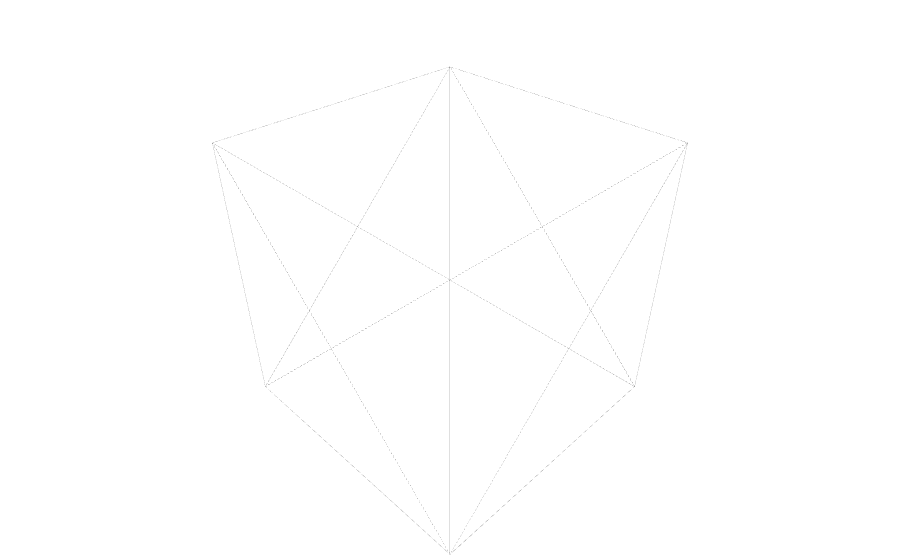

Source (notebook cell):
### Markdown cell above
Implement the `get_halfedges()` function in `mesh.py`to get half edges of a face.

It can be tested with the code of the next cell.

### Code cell
# 3D cube 
fig = display_wireframe("models3D/cube4.obj")
mesh_cube = create_half_edge_mesh("models3D/cube4.obj")

list_he = get_halfedges(mesh_cube.faces[0])
# Display the halfedges
start_point_list = [[he.opposite.vertex.x,he.opposite.vertex.y,he.opposite.vertex.z] for he in list_he]
end_point_list = [[he.vertex.x,he.vertex.y,he.vertex.z] for he in list_he]
fig2 = print_half_edge(start_point_list, end_point_list)
fig.add_traces(fig2.data)
fig.show()

### Figure 1 — Plotly figure (JSON) as saved in the notebook; plotly's stock layout.template omitted (floating-point values rounded to 4 significant figures)
{"data": [{"line": {"color": "black", "width": 0.2}, "mode": "lines", "name": "wireframe", "type": "scatter3d", "x": [1, 1, null, 1, -1, null, 1, -1, null, 1, -1, null, 1, -1, null, 1, 1, null, -1, -1, null, -1, -1, null, 1, -1, null, 1, 1, null, -1, -1, null, 1, 1, null, -1, -1, null, 1, -1, null, 1, -1, null, 1, -1, null, 1, 1, null, -1, -1, null], "y": [1, -1, null, 1, 1, null, 1, -1, null, -1, -1, null, -1, -1, null, 1, -1, null, 1, 1, null, -1, -1, null, 1, 1, null, 1, -1, null, 1, -1, null, 1, 1, null, 1, -1, null, 1, 1, null, -1, -1, null, 1, -1, null, -1, -1, null, 1, -1, null], "z": [-1, -1, null, -1, -1, null, 1, 1, null, -1, -1, null, 1, 1, null, -1, 1, null, -1, 1, null, -1, 1, null, -1, 1, null, 1, 1, null, 1, 1, null, -1, 1, null, -1, -1, null, 1, 1, null, -1, 1, null, -1, -1, null, -1, 1, null, -1, 1, null]}], "layout": {"margin": {"b": 0, "l": 0, "r": 0, "t": 0}, "scene": {"xaxis": {"visible": false}, "yaxis": {"visible": false}, "zaxis": {"visible": false}}}}
